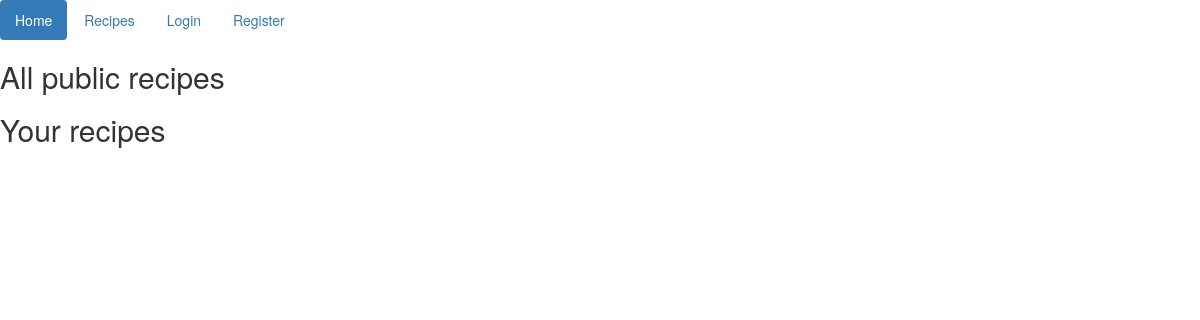
Before: /recipes/ with the older database file.
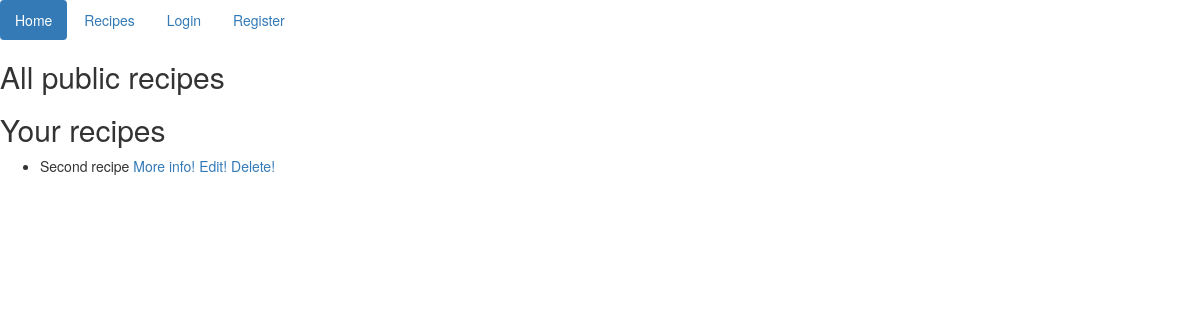
After: the same page with the newer database file.
### recipe/models.py (models this page shows)
class Recipe(models.Model):
    name = models.CharField(max_length=200)
    user = models.ForeignKey(User, on_delete=models.CASCADE)
    ingredients = models.ManyToManyField(Ingredient)
    description = models.CharField(max_length=1000)
    date = models.DateField(default=datetime.date.today)
    global_access = models.BooleanField()
    class Meta:
        ordering = ["-name"]
    def __str__(self):
        return self.name

### website/views.py (the view)
# urls.py: url(r'^recipes/$', ShowAllRecipes.as_view()),
class ShowAllRecipes(ListView):
    context_object_name = 'recipe'
    queryset = Recipe.objects.filter(global_access=False)
    queryset2 = Recipe.objects.filter(global_access=True)
    def get_context_data(self, **kwargs):
        queryset2 = Recipe.objects.filter(global_access=True)
        if self.request.user.is_authenticated():
            queryset = Recipe.objects.filter(user=self.request.user)
            context = {
                'paginator': None,
                'page_obj': None,
                'is_paginated': False,
                'object_list': queryset,
                'object_list2': queryset2
            }
            context.update(kwargs)
        else:
            context = {
                'paginator': None,
                'page_obj': None,
                'is_paginated': False,
                'object_list': queryset2,
            }
            context.update(kwargs)
        return context

### templates/recipe/recipe_list.html (shortened to what this page needs)
{% extends "index.html" %}
{% block content %}
    <h2>All public recipes</h2>
    <h2>Your recipes</h2>
    <ul>
        {% for recipe in object_list %}
            <li>{{ recipe }} <a href="/recipe/{{ recipe.id }}">More info!</a> <a href="/edit_recipe/{{ recipe.id }}">Edit!</a> <a href="/delete_recipe/{{ recipe.id }}">Delete!</a></li>
        {% endfor %}
    </ul>
{% endblock %}

Changed rows visible on the page:
added Recipe: name "Second recipe"
